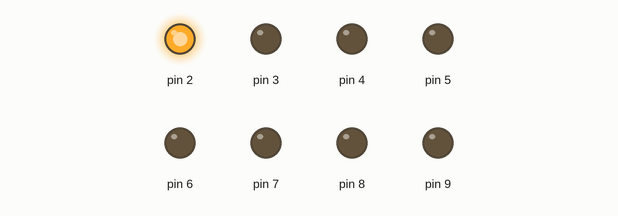
Bench run of a sketch on a simulated Arduino Uno, built with avr-gcc and run on an emulated ATmega328P. On the bench: output pins drawn as LEDs (lit = HIGH).

Above: at 3.0 s.
At 8.5 s:
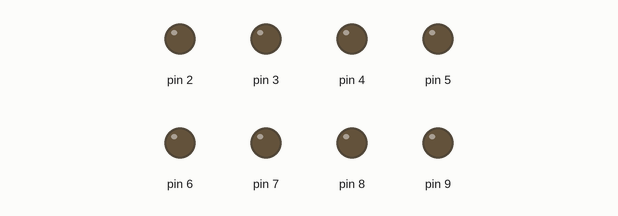
Timing chart, 0 to 13.0 s (numbered marks = the images above):
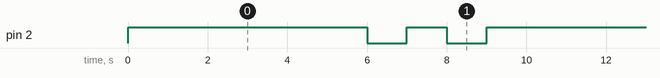

The sketch:

Shumaguan.ino
```cpp
//Shumaguan.ino

/**
	1. 单个数码管实验

*/

int currentIndex = 0;

const byte LEDs[10] = {
	00000001,
	01001111,
	00010010,
	00000110,
	01001100,
	00100100,
	00100000,
	00001111,
	00000000,
	00000100,
};

void setup() {
  // put your setup code here, to run once:
  for(int i = 2;i <= 9;++i)
  {
  	pinMode(i,OUTPUT);
  }
}

void loop() {
	for(int i = 0 ; i < 10;++i)
	{
		digitalWrite(2, LEDs[i]);
		delay(1000);
	}

}
```

Measured:
- by itself, pin 2: repeats every 10.0 s: LOW 1.0 s, HIGH 1.0 s, LOW 1.0 s, HIGH 7.0 s
- by itself, everything shown: repeats every 10.0 s, in 4 steps
